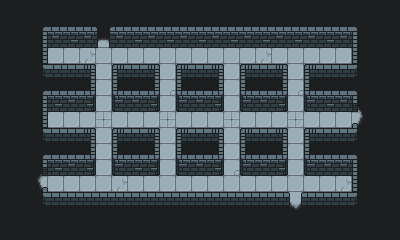

This is a level from a 2D game, rendered from its Tiled map with the project's own tilesets. A one-line summary and the complete map file follow:
An orthogonal 25x15 tile map with 16x16 px tiles, 5 tile layers (Tile Layer 1, Tile Layer 2, Tile Layer 3, Tile Layer 4, ...) and 8 objects.

<map version="1.5" tiledversion="1.6.0" orientation="orthogonal" renderorder="right-down" width="25" height="15" tilewidth="16" tileheight="16" infinite="0" nextlayerid="7" nextobjectid="10">
 <tileset firstgid="1" source="tile_revision.tsx" />
 <layer id="1" name="Tile Layer 1" width="25" height="15">
  <data encoding="csv">
58,58,58,58,58,58,58,58,58,58,58,58,58,58,58,58,58,58,58,58,58,58,58,58,58,
58,58,1,5,5,5,5,5,5,5,5,5,5,5,5,5,5,5,5,5,5,5,6,58,58,
58,58,11,15,12,15,12,15,12,15,12,15,12,15,12,15,12,15,12,15,12,15,16,58,58,
58,58,11,34,34,22,34,34,34,34,34,34,34,34,34,34,22,34,34,34,34,34,16,58,58,
58,58,41,42,45,18,34,17,45,18,34,17,45,18,34,17,45,18,34,17,45,45,46,58,58,
58,58,1,2,5,28,34,27,5,28,23,27,5,28,34,27,5,28,23,27,5,5,6,58,58,
58,58,11,12,14,38,34,37,14,38,34,37,14,38,34,37,14,38,34,37,12,14,16,58,58,
58,58,11,34,34,34,24,34,34,34,24,34,34,34,24,34,34,34,24,34,34,34,16,58,58,
58,58,41,44,45,18,34,17,45,18,34,17,45,18,34,17,45,18,34,17,45,45,46,58,58,
58,58,1,5,5,28,34,27,5,28,34,27,5,28,34,27,5,28,34,27,5,5,6,58,58,
58,58,11,12,14,38,34,37,12,38,34,37,14,38,23,37,14,38,34,37,14,15,16,58,58,
58,58,11,34,34,34,34,22,34,34,34,34,34,34,34,34,34,34,34,34,34,22,16,58,58,
58,58,41,45,45,45,45,45,45,45,45,45,45,45,45,45,45,45,45,45,45,45,46,58,58,
58,58,58,58,58,58,58,58,58,58,58,58,58,58,58,58,58,58,58,58,58,58,58,58,58,
58,58,58,58,58,58,58,58,58,58,58,58,58,58,58,58,58,58,58,58,58,58,58,58,58
</data>
 </layer>
 <layer id="2" name="Tile Layer 2" width="25" height="15">
  <data encoding="csv">
0,0,0,0,0,0,0,0,0,0,0,0,0,0,0,0,0,0,0,0,0,0,0,0,0,
0,0,0,0,0,0,3,0,0,0,0,0,0,0,0,0,0,0,0,0,0,0,0,0,0,
0,0,0,0,0,0,13,0,0,0,0,0,0,0,0,0,0,0,0,0,0,0,0,0,0,
0,0,0,0,0,0,0,0,0,0,0,0,0,0,0,0,0,0,0,0,0,0,0,0,0,
0,0,0,0,0,0,0,0,0,0,0,0,0,0,0,0,0,0,0,0,0,0,0,0,0,
0,0,0,0,0,0,0,0,0,0,0,0,0,0,0,0,0,0,0,0,0,0,0,0,0,
0,0,0,0,0,0,0,0,0,0,0,0,0,0,0,0,0,0,0,0,0,0,0,0,0,
0,0,0,0,0,0,0,0,0,0,0,0,0,0,0,0,0,0,0,0,0,0,0,0,0,
0,0,0,0,0,0,0,0,0,0,0,0,0,0,0,0,0,0,0,0,0,0,0,0,0,
0,0,0,0,0,0,0,0,0,0,0,0,0,0,0,0,0,0,0,0,0,0,0,0,0,
0,0,0,0,0,0,0,0,0,0,0,0,0,0,0,0,0,0,0,0,0,0,0,0,0,
0,0,0,0,0,0,0,0,0,0,0,0,0,0,0,0,0,0,0,0,0,0,0,0,0,
0,0,0,0,0,0,0,0,0,0,0,0,0,0,0,0,0,0,0,0,0,0,0,0,0,
0,0,0,0,0,0,0,0,0,0,0,0,0,0,0,0,0,0,0,0,0,0,0,0,0,
0,0,0,0,0,0,0,0,0,0,0,0,0,0,0,0,0,0,0,0,0,0,0,0,0
</data>
 </layer>
 <layer id="3" name="Tile Layer 3" width="25" height="15">
  <data encoding="csv">
0,0,0,0,0,0,0,0,0,0,0,0,0,0,0,0,0,0,0,0,0,0,0,0,0,
0,0,0,0,0,0,0,0,0,0,0,0,0,0,0,0,0,0,0,0,0,0,0,0,0,
0,0,0,0,0,0,0,0,0,0,0,0,0,0,0,0,0,0,0,0,0,0,0,0,0,
0,0,0,0,0,0,0,0,0,0,0,0,0,0,0,0,0,0,0,0,0,0,0,0,0,
0,0,0,0,0,0,0,0,0,0,0,0,0,0,0,0,0,0,0,0,0,0,0,0,0,
0,0,0,0,0,0,0,0,0,0,0,0,0,0,0,0,0,0,0,0,0,0,0,0,0,
0,0,0,0,0,0,0,0,0,0,0,0,0,0,0,0,0,0,0,0,0,0,0,0,0,
0,0,0,0,0,0,0,0,0,0,0,0,0,0,0,0,0,0,0,0,0,0,0,0,0,
0,0,0,0,0,0,0,0,0,0,0,0,0,0,0,0,0,0,0,0,0,0,0,0,0,
0,0,0,0,0,0,0,0,0,0,0,0,0,0,0,0,0,0,0,0,0,0,0,0,0,
0,0,21,0,0,0,0,0,0,0,0,0,0,0,0,0,0,0,0,0,0,0,0,0,0,
0,0,31,0,0,0,0,0,0,0,0,0,0,0,0,0,0,0,0,0,0,0,0,0,0,
0,0,0,0,0,0,0,0,0,0,0,0,0,0,0,0,0,0,0,0,0,0,0,0,0,
0,0,0,0,0,0,0,0,0,0,0,0,0,0,0,0,0,0,0,0,0,0,0,0,0,
0,0,0,0,0,0,0,0,0,0,0,0,0,0,0,0,0,0,0,0,0,0,0,0,0
</data>
 </layer>
 <layer id="4" name="Tile Layer 4" width="25" height="15">
  <data encoding="csv">
0,0,0,0,0,0,0,0,0,0,0,0,0,0,0,0,0,0,0,0,0,0,0,0,0,
0,0,0,0,0,0,0,0,0,0,0,0,0,0,0,0,0,0,0,0,0,0,0,0,0,
0,0,0,0,0,0,0,0,0,0,0,0,0,0,0,0,0,0,0,0,0,0,0,0,0,
0,0,0,0,0,0,0,0,0,0,0,0,0,0,0,0,0,0,0,0,0,0,0,0,0,
0,0,0,0,0,0,0,0,0,0,0,0,0,0,0,0,0,0,0,0,0,0,0,0,0,
0,0,0,0,0,0,0,0,0,0,0,0,0,0,0,0,0,0,0,0,0,0,0,0,0,
0,0,0,0,0,0,0,0,0,0,0,0,0,0,0,0,0,0,0,0,0,0,0,0,0,
0,0,0,0,0,0,0,0,0,0,0,0,0,0,0,0,0,0,0,0,0,0,0,0,0,
0,0,0,0,0,0,0,0,0,0,0,0,0,0,0,0,0,0,0,0,0,0,0,0,0,
0,0,0,0,0,0,0,0,0,0,0,0,0,0,0,0,0,0,0,0,0,0,0,0,0,
0,0,0,0,0,0,0,0,0,0,0,0,0,0,0,0,0,0,0,0,0,0,0,0,0,
0,0,0,0,0,0,0,0,0,0,0,0,0,0,0,0,0,0,0,0,0,0,0,0,0,
0,0,0,0,0,0,0,0,0,0,0,0,0,0,0,0,0,0,43,0,0,0,0,0,0,
0,0,0,0,0,0,0,0,0,0,0,0,0,0,0,0,0,0,53,0,0,0,0,0,0,
0,0,0,0,0,0,0,0,0,0,0,0,0,0,0,0,0,0,0,0,0,0,0,0,0
</data>
 </layer>
 <layer id="5" name="Tile Layer 5" width="25" height="15">
  <data encoding="csv">
0,0,0,0,0,0,0,0,0,0,0,0,0,0,0,0,0,0,0,0,0,0,0,0,0,
0,0,0,0,0,0,0,0,0,0,0,0,0,0,0,0,0,0,0,0,0,0,0,0,0,
0,0,0,0,0,0,0,0,0,0,0,0,0,0,0,0,0,0,0,0,0,0,0,0,0,
0,0,0,0,0,0,0,0,0,0,0,0,0,0,0,0,0,0,0,0,0,0,0,0,0,
0,0,0,0,0,0,0,0,0,0,0,0,0,0,0,0,0,0,0,0,0,0,0,0,0,
0,0,0,0,0,0,0,0,0,0,0,0,0,0,0,0,0,0,0,0,0,0,0,0,0,
0,0,0,0,0,0,0,0,0,0,0,0,0,0,0,0,0,0,0,0,0,0,26,0,0,
0,0,0,0,0,0,0,0,0,0,0,0,0,0,0,0,0,0,0,0,0,0,36,0,0,
0,0,0,0,0,0,0,0,0,0,0,0,0,0,0,0,0,0,0,0,0,0,0,0,0,
0,0,0,0,0,0,0,0,0,0,0,0,0,0,0,0,0,0,0,0,0,0,0,0,0,
0,0,0,0,0,0,0,0,0,0,0,0,0,0,0,0,0,0,0,0,0,0,0,0,0,
0,0,0,0,0,0,0,0,0,0,0,0,0,0,0,0,0,0,0,0,0,0,0,0,0,
0,0,0,0,0,0,0,0,0,0,0,0,0,0,0,0,0,0,0,0,0,0,0,0,0,
0,0,0,0,0,0,0,0,0,0,0,0,0,0,0,0,0,0,0,0,0,0,0,0,0,
0,0,0,0,0,0,0,0,0,0,0,0,0,0,0,0,0,0,0,0,0,0,0,0,0
</data>
 </layer>
 <objectgroup id="6" name="objects">
  <object id="1" x="90.5" y="63.25">
   <properties>
    <property name="north" value="" />
   </properties>
   <point />
  </object>
  <object id="2" x="40.625" y="191.5">
   <properties>
    <property name="west" value="" />
   </properties>
   <point />
  </object>
  <object id="3" x="282.25" y="191.25">
   <properties>
    <property name="south" value="" />
   </properties>
   <point />
  </object>
  <object id="4" x="330.5" y="127">
   <properties>
    <property name="east" value="" />
   </properties>
   <point />
  </object>
  <object id="6" x="218.375" y="127.375">
   <properties>
    <property name="spawn" value="" />
   </properties>
   <point />
  </object>
  <object id="7" x="90.75" y="126.75">
   <properties>
    <property name="spawn" value="" />
   </properties>
   <point />
  </object>
  <object id="8" x="154" y="126.75">
   <properties>
    <property name="spawn" value="" />
   </properties>
   <point />
  </object>
  <object id="9" x="282" y="126.5">
   <properties>
    <property name="spawn" value="" />
   </properties>
   <point />
  </object>
 </objectgroup>
</map>
